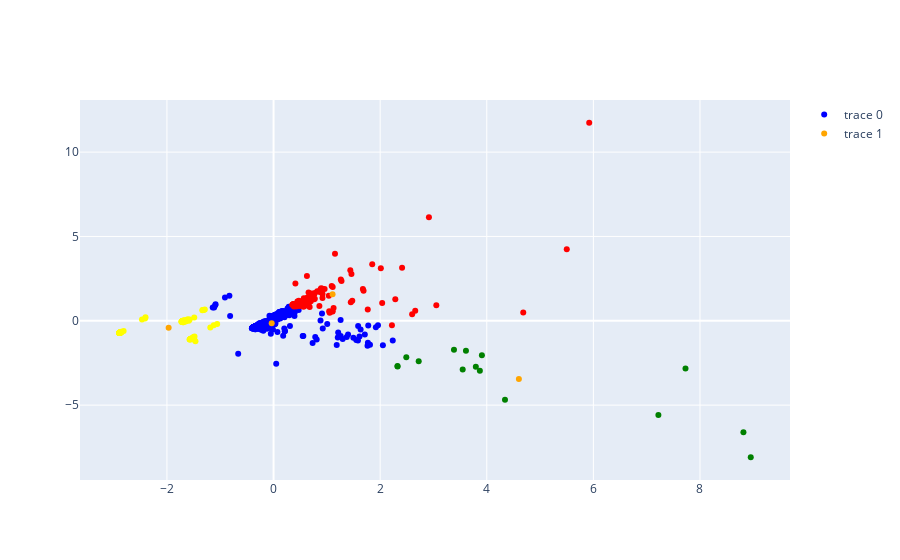

Source (notebook cell):
### Code cell
fig = go.Figure(data=[go.Scatter(x=x, y=y, mode='markers', marker = dict(color=list(map(SetColor, vals)))),
                         go.Scatter(x=kmeans.cluster_centers_[:,0], y=kmeans.cluster_centers_[:,1], mode='markers', marker = dict(color=["orange"]*4) )])
fig.show()

### Figure 1 — Plotly figure (JSON) as saved in the notebook; plotly's stock layout.template omitted (floating-point values rounded to 4 significant figures; data arrays with more than 128 entries replaced by an {"elided": "..."} marker saying what was removed)
{"data": [{"marker": {"color": {"elided": "593 str values"}}, "mode": "markers", "type": "scatter", "x": {"elided": "593 float values"}, "y": {"elided": "593 float values"}}, {"marker": {"color": ["orange", "orange", "orange", "orange"]}, "mode": "markers", "type": "scatter", "x": [-0.03506, 1.107, 4.602, -1.968], "y": [-0.1425, 1.567, -3.457, -0.4129]}], "layout": {"autosize": true, "xaxis": {"autorange": true, "range": [-3.595, 9.652], "type": "linear"}, "yaxis": {"autorange": true, "range": [-9.542, 13.19], "type": "linear"}}}
